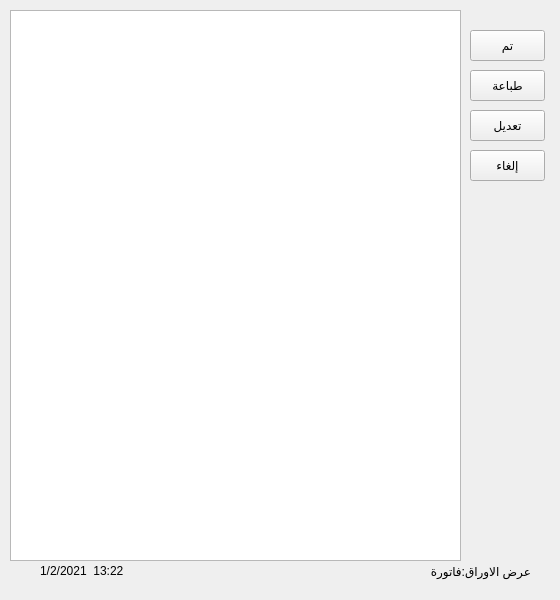
<?xml version="1.0" encoding="UTF-8"?>
<ui version="4.0">
 <class>MainWindow</class>
 <widget class="QMainWindow" name="MainWindow">
  <property name="geometry">
   <rect>
    <x>0</x>
    <y>0</y>
    <width>560</width>
    <height>600</height>
   </rect>
  </property>
  <property name="windowTitle">
   <string>MainWindow</string>
  </property>
  <widget class="QWidget" name="centralwidget">
   <widget class="QPushButton" name="prevdone">
    <property name="geometry">
     <rect>
      <x>470</x>
      <y>30</y>
      <width>75</width>
      <height>31</height>
     </rect>
    </property>
    <property name="text">
     <string>تم</string>
    </property>
   </widget>
   <widget class="QPushButton" name="prevprint">
    <property name="geometry">
     <rect>
      <x>470</x>
      <y>70</y>
      <width>75</width>
      <height>31</height>
     </rect>
    </property>
    <property name="text">
     <string>طباعة</string>
    </property>
   </widget>
   <widget class="QPushButton" name="prevedit">
    <property name="geometry">
     <rect>
      <x>470</x>
      <y>110</y>
      <width>75</width>
      <height>31</height>
     </rect>
    </property>
    <property name="text">
     <string>تعديل</string>
    </property>
   </widget>
   <widget class="QPushButton" name="prevcancel">
    <property name="geometry">
     <rect>
      <x>470</x>
      <y>150</y>
      <width>75</width>
      <height>31</height>
     </rect>
    </property>
    <property name="text">
     <string>إلغاء</string>
    </property>
   </widget>
   <widget class="QLabel" name="label">
    <property name="geometry">
     <rect>
      <x>410</x>
      <y>561</y>
      <width>121</width>
      <height>20</height>
     </rect>
    </property>
    <property name="text">
     <string>عرض الاوراق:فاتورة</string>
    </property>
   </widget>
   <widget class="QLabel" name="label_2">
    <property name="geometry">
     <rect>
      <x>40</x>
      <y>561</y>
      <width>121</width>
      <height>20</height>
     </rect>
    </property>
    <property name="text">
     <string>1/2/2021  13:22</string>
    </property>
   </widget>
   <widget class="QListWidget" name="listWidget">
    <property name="geometry">
     <rect>
      <x>10</x>
      <y>10</y>
      <width>451</width>
      <height>551</height>
     </rect>
    </property>
   </widget>
  </widget>
  <widget class="QMenuBar" name="menubar">
   <property name="geometry">
    <rect>
     <x>0</x>
     <y>0</y>
     <width>560</width>
     <height>21</height>
    </rect>
   </property>
  </widget>
 </widget>
 <resources/>
 <connections/>
</ui>
